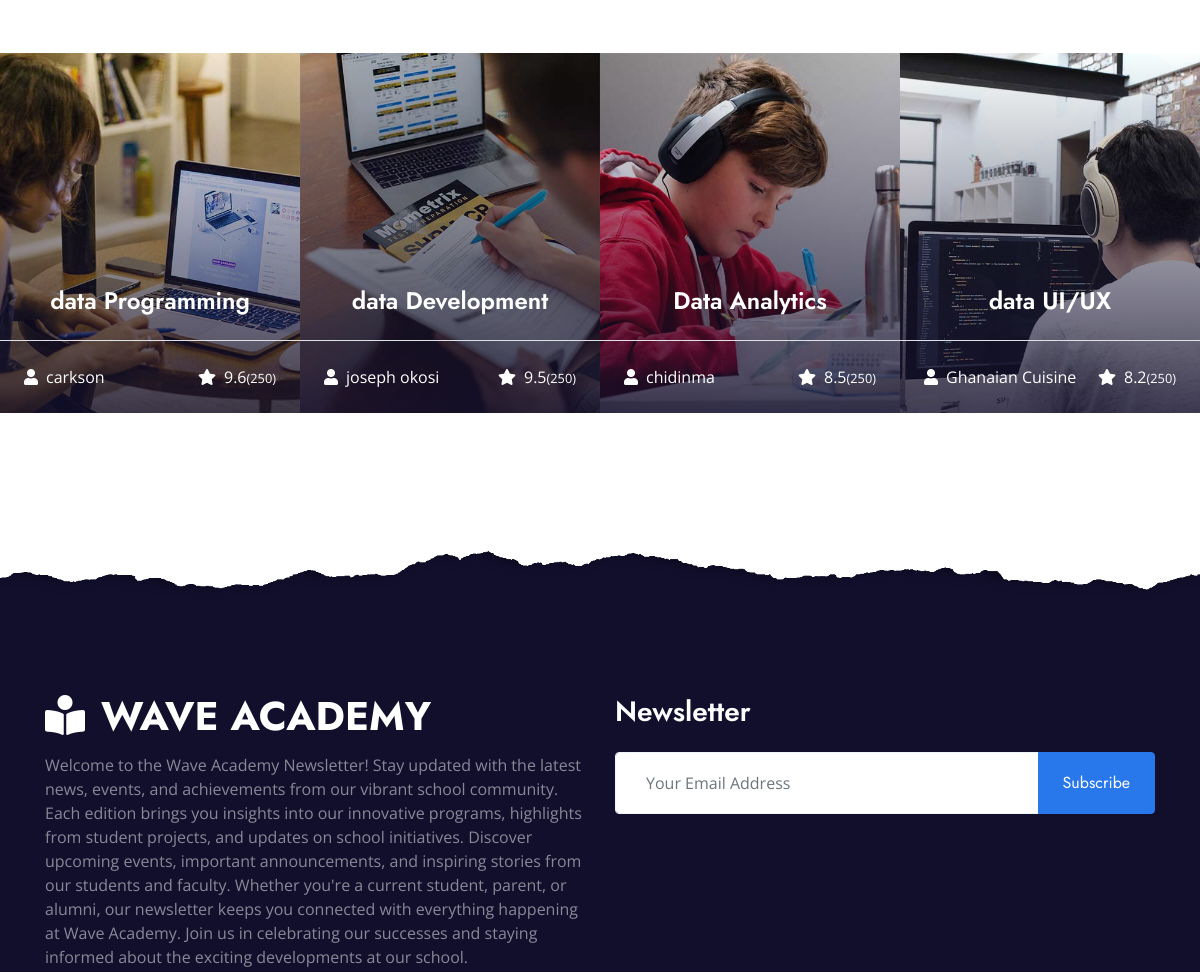
/joinus (middle part), run on an earlier commit of the app's database.
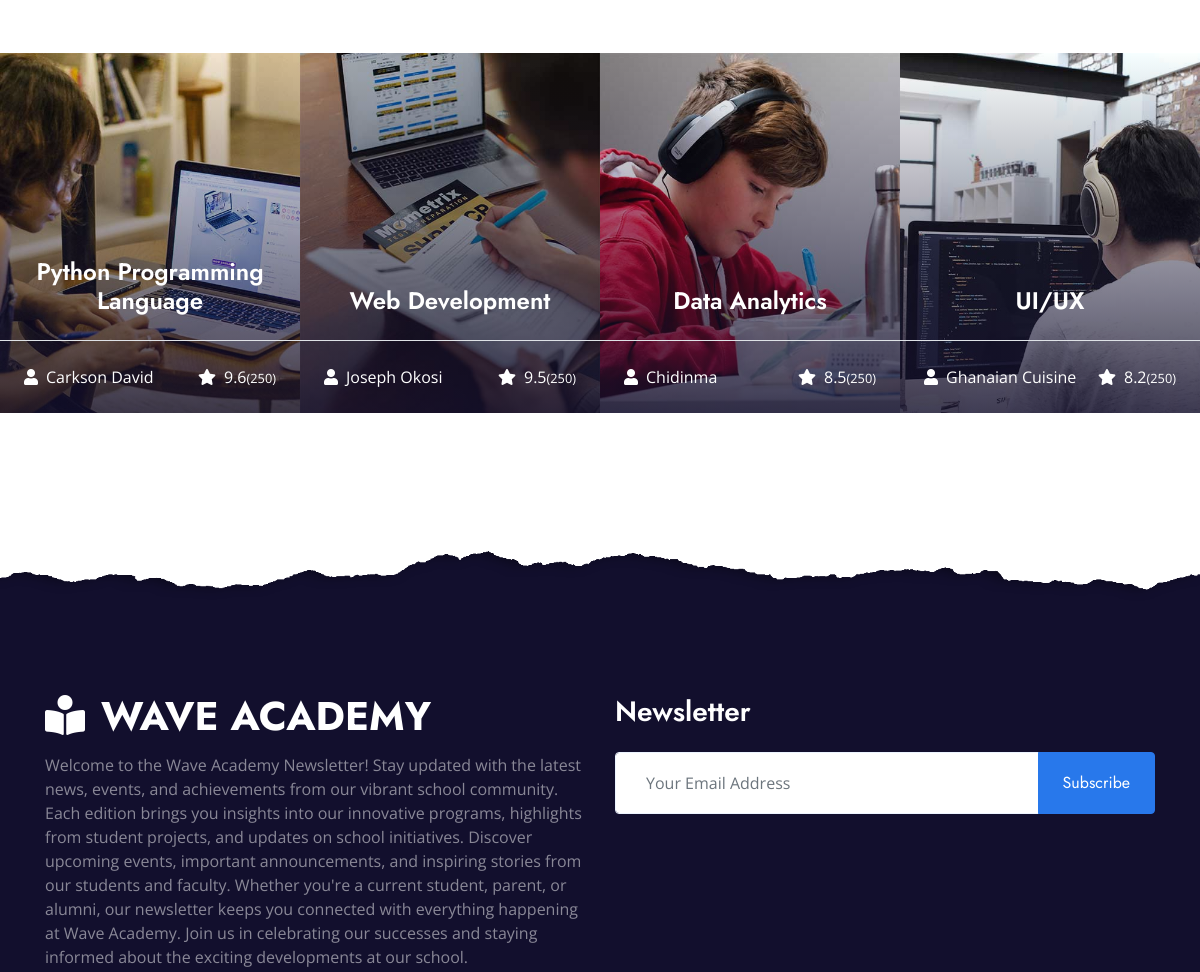
And on a later commit of the database.
### core/models.py (models this page shows, shortened)
class ReleaseCoure(models.Model):
    image = models.ImageField(upload_to='course/')
    name = models.CharField(max_length=500)
    instructor = models.ForeignKey('Instructors', on_delete=models.CASCADE)
    description = models.TextField()
    description2 = models.TextField()
    rating = models.FloatField()
    lectures = models.CharField(max_length=100)
    duration = models.CharField(max_length=100)
    skill_level = models.CharField(max_length=200)
    language = models.CharField(max_length=250)
    course_price = models.CharField(max_length=100)

class Instructors(models.Model):
    image = models.ImageField(upload_to='instructors')
    name = models.CharField(max_length=300)
    course = models.CharField(max_length=700)
    x = models.CharField(max_length=500)
    facebook = models.CharField(max_length=500)
    linkedin = models.CharField(max_length=500)
    instagram = models.CharField(max_length=500)
    youtube = models.CharField(max_length=500)
    def __str__(self):
        return self.name

### core/views.py (the view, shortened to what this page needs)
# urls.py: path('joinus', views.joinus, name='joinus'),
def joinus(request):
    course_form = CourseRegistrationForm()
    contact_form = ContactForm()
    aboutcontent = AboutContent.objects.first()
    festurecontent = FeatureContent.objects.first()
    intructor = Instructors.objects.all()
    course = ReleaseCoure.objects.all()
    testslider = testimonialSlider.objects.all()
    testimonial = Testimonial.objects.first()
    location = OurLocation.objects.first()
    context = {
        'aboutcontent': aboutcontent,
        'festurecontent': festurecontent,
        'intructor': intructor,
        'course': course,
        'course_form': course_form,
        'contact_form': contact_form,
        'testimonial': testimonial,
        'location': location,
        'testslider': testslider,
    }
    return render(request, 'joinus.html', context)

### core/forms.py (shortened to what this page needs)
class CourseRegistrationForm(forms.Form):
  name = forms.CharField(required=True)
  email = forms.EmailField(required=True)
  course = forms.ModelChoiceField(queryset=None, empty_label="Select A Course", required=True)
  def __init__(self, *args, **kwargs):
    super(CourseRegistrationForm, self).__init__(*args, **kwargs)
    courses = ReleaseCoure.objects.all()
    self.fields['course'].queryset = courses

class ContactForm(forms.Form):
  name = forms.CharField(max_length=200)
  email = forms.EmailField(max_length=1000)
  subject = forms.CharField(max_length=100)
  message = forms.CharField(widget=forms.Textarea)

### core/templates/joinus.html (shortened to what this page needs)
{% extends 'base.html' %}
{% load static %}
{% block content %}
    <div class="container-fluid px-0 py-5">
        <div class="row mx-0 justify-content-center pt-5">
            <div class="col-lg-6">
            </div>
        </div>
        <div class="owl-carousel courses-carousel">
            {% for i in course %}
            <div class="courses-item position-relative">
                <img class="img-fluid" src="{{ i.image.url }}" alt="">
                <div class="courses-text">
                    <h4 class="text-center text-white px-3">{{ i.name }}</h4>
                    <div class="border-top w-100 mt-3">
                        <div class="d-flex justify-content-between p-4">
                            <span class="text-white"><i class="fa fa-user mr-2"></i>{{ i.instructor }}</span>
                            <span class="text-white"><i class="fa fa-star mr-2"></i>{{ i.rating }}<small>(250)</small></span>
                        </div>
                    </div>
                </div>
            </div>
            {% endfor %}
        </div>
    </div>
{% endblock %}

What changed in the data, as far as the page shows it:
changed ReleaseCoure: name "data Programming" → "Python Programming Language"; instructor "carkson" → "Carkson David"
changed ReleaseCoure: name "data Development" → "Web Development"; instructor "joseph okosi" → "Joseph Okosi"
changed ReleaseCoure "Data Analytics": instructor "chidinma" → "Chidinma"
changed ReleaseCoure "Ghanaian Cuisine": name "data UI/UX" → "UI/UX"
